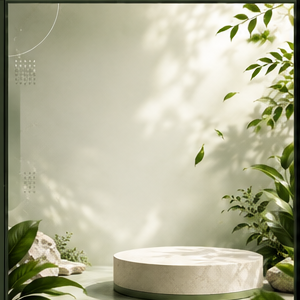
#> input picture backend/templates/square/square_1.png, 300 x 300 px
$ python test_compositor.py
#> lines starting #> are read from the running program, lines starting #| are printed output that depends on the picture; pictures that were not available may be replaced by others from this repository, and a replacement may not be noted
### backend/product_compositor.py
from PIL import Image
import os
from PIL import Image

from shadow_generator import (
    add_contact_shadow
)
def composite_product_on_scene(
    scene_path,
    product_path,
    output_path,
    scale=0.55,
    product_x=0.50,
    product_y=0.38
):
    """
    Places transparent product PNG
    on top of generated scene.
    """
#> called with scene_path = 'templates/square/square_1.png', product_path = 'outputs/product_cutout.png', output_path = 'outputs/test_ad.png', scale = 0.55, product_x = 0.5, product_y = 0.38

    scene = Image.open(
        scene_path
    ).convert("RGBA")

    product = Image.open(
        product_path
    ).convert("RGBA")
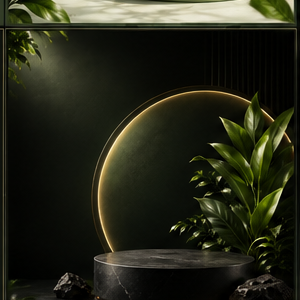
#> input picture backend/templates/square/square_2.png, 300 x 300 px, given in place of product_cutout.png, which was not available

    scene_width, scene_height = scene.size
#> scene_width = 300; scene_height = 300

    # -------------------------
    # Resize Product
    # -------------------------

    target_width = int(
        scene_width * scale
    )
#> target_width = 165

    aspect_ratio = (
        product.height /
        product.width
    )
#> aspect_ratio = 1

    target_height = int(
        target_width *
        aspect_ratio
    )
#> target_height = 165

    product = product.resize(
        (
            target_width,
            target_height
        )
    )
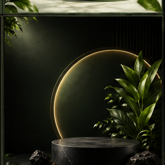
#> product: PIL image 165x165 RGBA; mean R, G, B, A 38, 39.5, 24.9, 255

    # -------------------------
    # Center Placement
    # -------------------------

    x = int(
    scene_width * product_x
    ) - (target_width // 2)
#> x = 68

    y = int(
        scene_height * product_y
    )
#> y = 114
    # -------------------------
    # Add Shadow
    # -------------------------

    scene = add_contact_shadow(
        scene,
        product,
        x,
        y
    )

    # -------------------------
    # Add Product
    # -------------------------

    scene.alpha_composite(
        product,
        (x, y)
    )

    scene.save(
        output_path,
        "PNG"
    )

    return output_path

### backend/shadow_generator.py
from PIL import (
    Image,
    ImageFilter,
    ImageEnhance
)


def add_contact_shadow(
    scene,
    product,
    x,
    y
):
    """
    Generates a realistic contact shadow
    beneath the product.
    """
#> called with x = 68, y = 114

    alpha = product.getchannel("A")
#> alpha: PIL image 165x165 L; every value is 255

    shadow = Image.new(
        "RGBA",
        product.size,
        (0, 0, 0, 255)
    )

    shadow.putalpha(alpha)

    shadow = shadow.filter(
        ImageFilter.GaussianBlur(30)
    )

    shadow_alpha = shadow.getchannel("A")

    shadow_alpha = (
        ImageEnhance.Brightness(
            shadow_alpha
        ).enhance(0.28)
    )
#> shadow_alpha: PIL image 165x165 L; every value is 71

    shadow.putalpha(
        shadow_alpha
    )

    shadow_x = x
#> shadow_x = 68

    shadow_y = y + int(
        product.height * 0.75
    )
#> shadow_y = 237

    scene.alpha_composite(
        shadow,
        (shadow_x, shadow_y)
    )
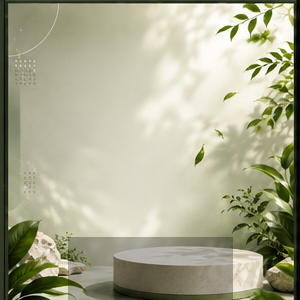
#> scene: PIL image 300x300 RGBA; mean R, G, B, A 171.7, 171, 145.6, 255

    return scene

### backend/test_compositor.py
from product_compositor import (
    composite_product_on_scene
)

composite_product_on_scene(

    scene_path="templates/square/square_1.png",

    product_path="outputs/product_cutout.png",

    output_path="outputs/test_ad.png"
)
#> in composite_product_on_scene, `scene.alpha_composite( product, (x, y) )`:
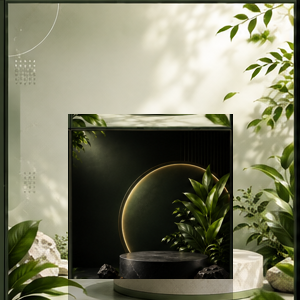
#> scene: PIL image 300x300 RGBA; mean R, G, B, A 124.2, 124.7, 101.1, 255

print("done")
